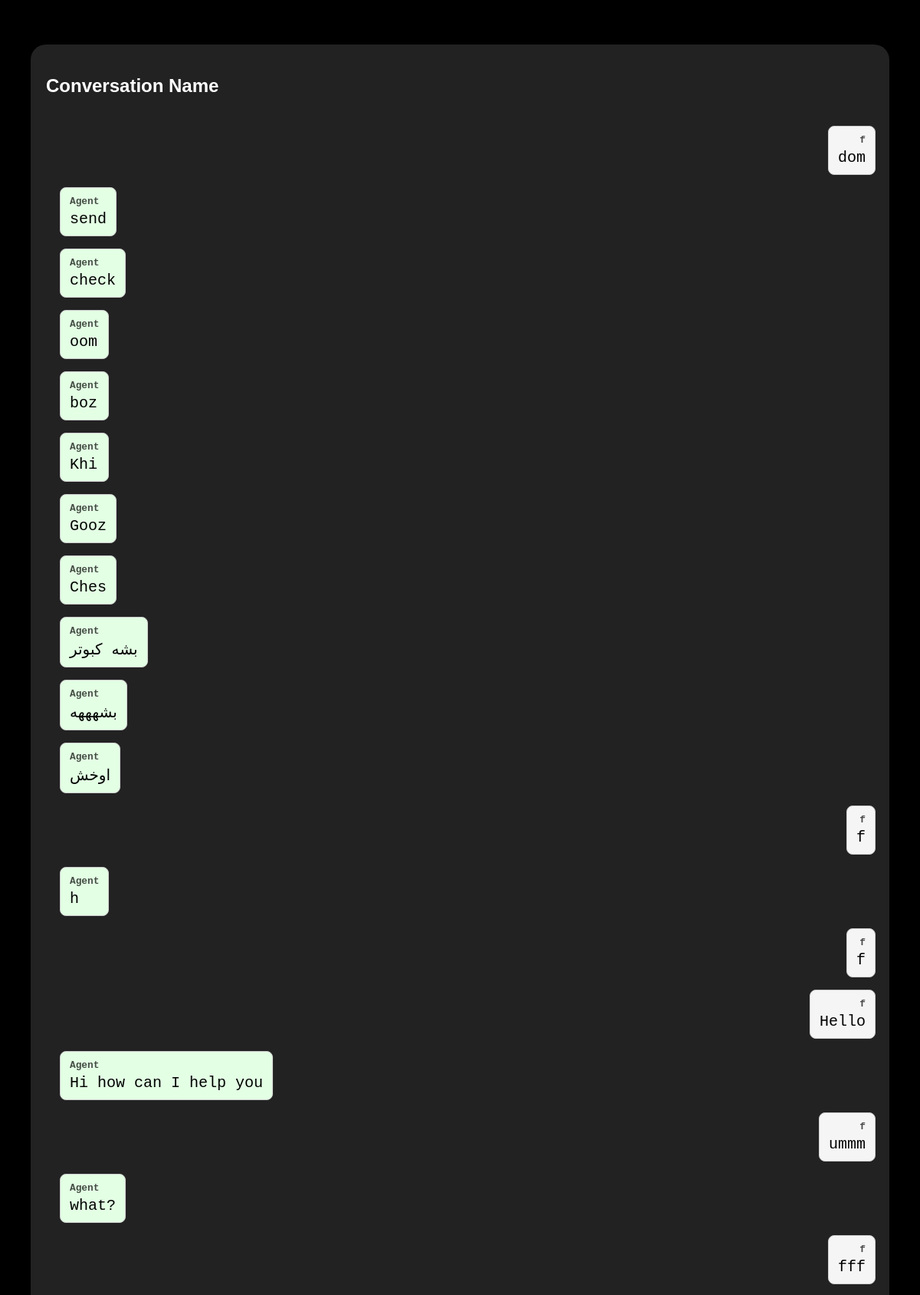
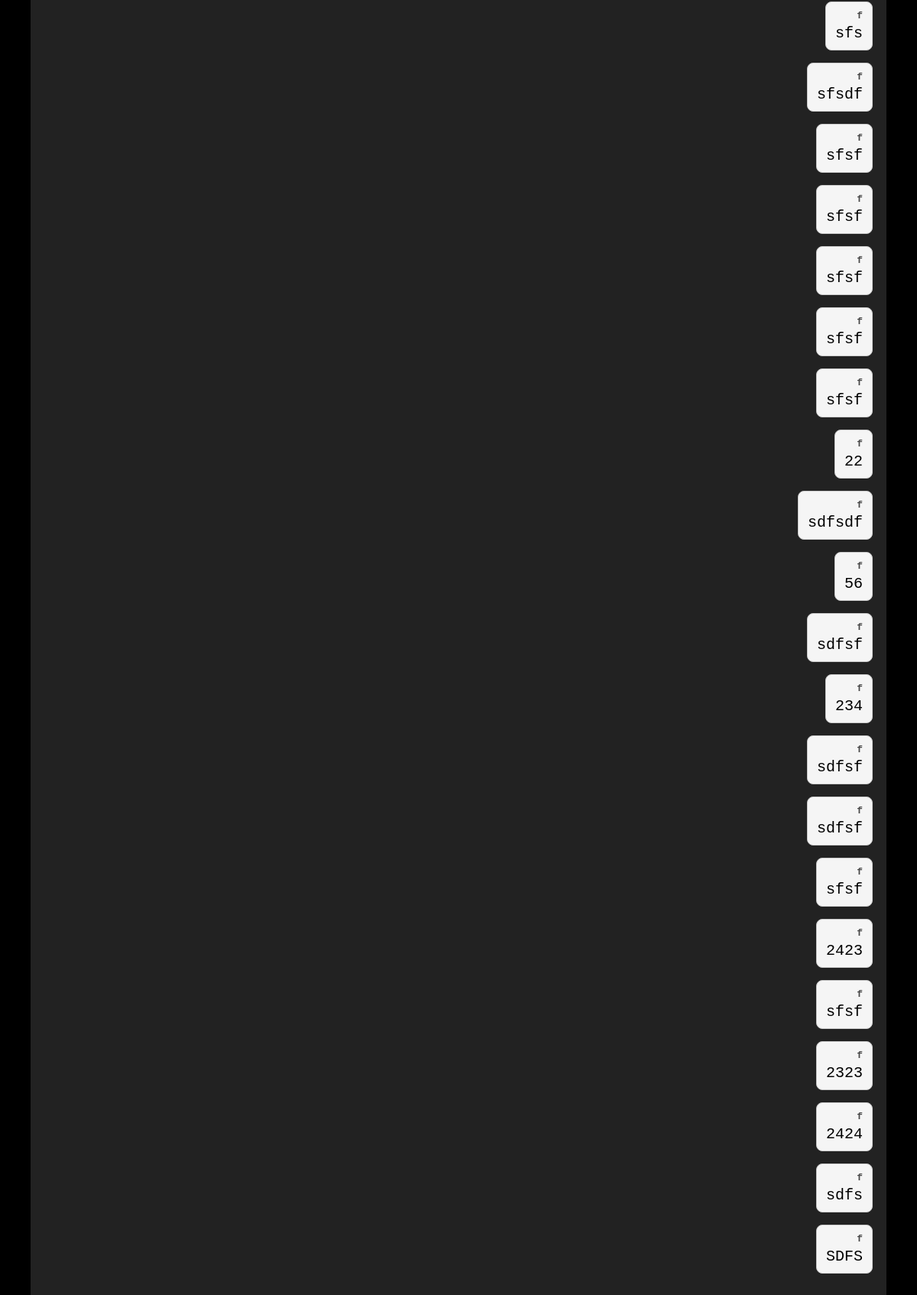
Page /chat/10/ (signed in, upper part) on the committed database (2 pictures, top to bottom).
### core/models.py (models this page shows)
class User(AbstractUser):
    pass

### chat/models.py (models this page shows, shortened)
class Message(models.Model):
    content = models.CharField(max_length=20000)
    is_agent = models.BooleanField(default=False , editable=False)
    created_at = models.DateTimeField(auto_now_add=True)
    conversation = models.ForeignKey(Conversation, on_delete=models.CASCADE,related_name='messages')

### chat/views.py (the view)
# urls.py: path('chat/<int:pk>/', ChatView.as_view(), name='chat-detail'),
class ChatView(LoginRequiredMixin , UserPassesTestMixin , DetailView):
    model = Conversation
    template_name = 'chat.html'
    context_object_name = "conversation"
    def test_func(self):
        conversation = self.get_object()
        if self.request.user.is_staff:
            return True
        return conversation.user == self.request.user
    def get_context_data(self, **kwargs):
        context = super().get_context_data(**kwargs)
        context["messages"] = self.object.messages.all().order_by("created_at")
        return context

### templates/chat.html (shortened to what this page needs)
{% extends "base.html" %}
{% block content %}
<div class="conversation" id="conversation" hx-ext="ws" ws-connect="/ws/chat/{{ conversation.id }}/">
  <h2>Conversation Name</h2>
  <div id="messages"
       class="chat-container">
    {% for message in messages %}
      {% include "message.html" %}
    {% endfor %}
  </div>
</div>
{% endblock %}

### templates/message.html
<div id="message" class="message {% if message.is_agent %}agent{% else %}user{% endif %}">
  <strong>{% if message.is_agent %} Agent {% else %} {{user.first_name}} {% endif %}</strong>
  <span>{{ message.content }}</span>
</div>

### templates/base.html (style rules this page uses)
body, html { margin: 0; padding: 0; height: 100%; background-color: #000000; }
h2 { color: #ffffff; }
.conversation { font-family: Arial, sans-serif; margin: 0 auto; padding: 20px; width: 90%; background-color: #222222; border-radius: 20px; display: flex; flex-direction: column; height: calc(100vh - 120px); }
.chat-container { display: flex; flex-direction: column; width: 100%; flex: 1; overflow-y: auto; padding: 10px; }
.message { max-width: 70%; margin: 8px; padding: 10px 12px; border-radius: 8px; border: 1px solid #ccc; background-color: #ffffff; word-wrap: break-word; display: flex; flex-direction: column; font-size: 1.25rem; font-family: monospace; }
.message.agent { align-self: flex-start; background-color: #e3ffe4; }
.message.user { align-self: flex-end; background-color: #f5f5f5; text-align: right; }
.message strong { font-size: 0.8rem; opacity: 0.7; margin-bottom: 4px; }

### rows in the picture
Message: content "dom"
User: first_name "f"
Message: is_agent "Agent", content "send"
Message: is_agent "Agent", content "check"
Message: is_agent "Agent", content "oom"
Message: is_agent "Agent", content "boz"
Message: is_agent "Agent", content "Khi"
Message: is_agent "Agent", content "Gooz"
Message: is_agent "Agent", content "Ches"
Message: is_agent "Agent", content "بشه کبوتر"
Message: is_agent "Agent", content "بشهههه"
Message: is_agent "Agent", content "اوخش"
Message: content "f"
Message: is_agent "Agent", content "h"
Message: content "f"
Message: content "Hello"
Message: is_agent "Agent", content "Hi how can I help you"
Message: content "ummm"
Message: is_agent "Agent", content "what?"
Message: content "fff"
Message: content "sfs"
Message: content "sfsdf"
Message: content "sfsf"
Message: content "sfsf"
Message: content "sfsf"
Message: content "sfsf"
Message: content "sfsf"
Message: content "22"
Message: content "sdfsdf"
Message: content "56"
Message: content "sdfsf"
Message: content "234"
Message: content "sdfsf"
Message: content "sdfsf"
Message: content "sfsf"
Message: content "2423"
Message: content "sfsf"
Message: content "2323"
Message: content "2424"
Message: content "sdfs"
Message: content "SDFS"
